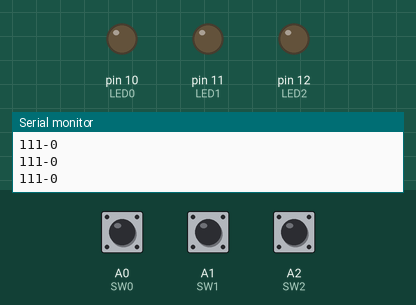
The sketch below on a simulated Arduino Uno, built with avr-gcc and run on an emulated ATmega328P. Parts: output pins drawn as LEDs (lit = HIGH), the last lines printed to the serial monitor. Dashed ring = blinking. The test bench sets the inputs (shaded band); at power-on: A0 (SW0) HIGH, A1 (SW1) HIGH, A2 (SW2) HIGH.

Above: at 1.2 s.
1.3 s: A0 (SW0) pulled LOW for 1 s
At 1.67 s:
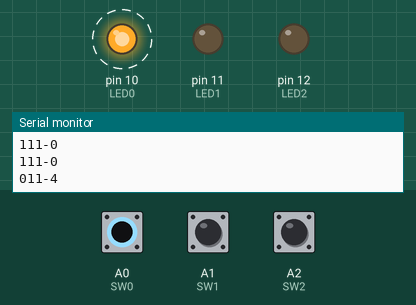
3.8 s: A1 (SW1) pulled LOW for 3.2 s
At 8.2 s:
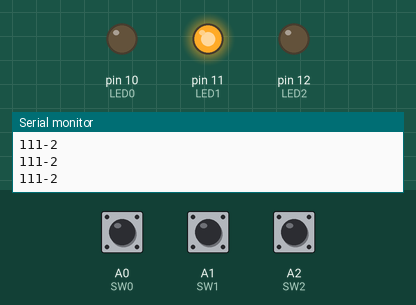
8.5 s: A2 (SW2) pulled LOW for 0.15 s
At 9.3 s:
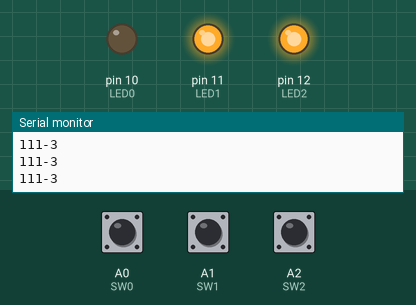
10.2 s: A0 (SW0) pulled LOW for 0.15 s
At 11.6 s:
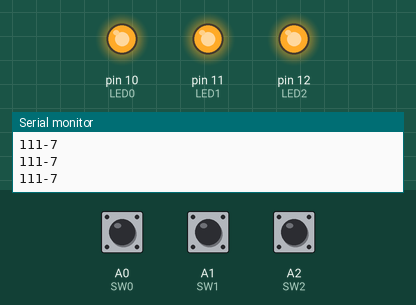
11.9 s: A1 (SW1) pulled LOW for 0.15 s
At 13.1 s:
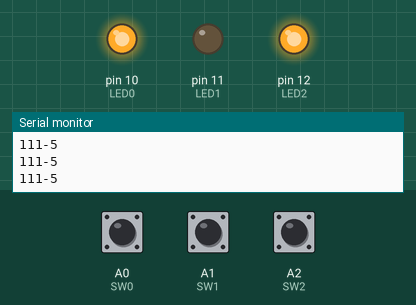
13.6 s: A0 (SW0) pulled LOW for 0.15 s
At 14.3 s:
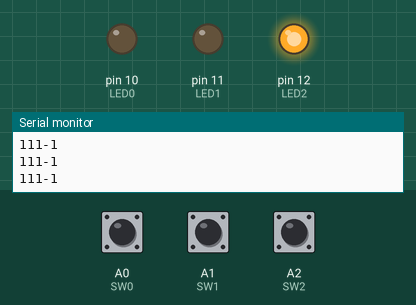
Timing chart, 0 to 16.3 s (numbered marks = the images above; inputs shaded):
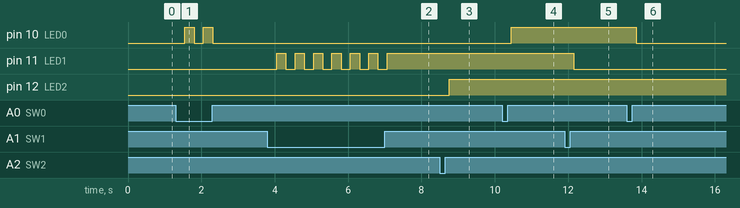

The sketch:

remote_control.ino
```cpp
#include <SoftwareSerial.h>
#define LED0 10
#define LED1 11
#define LED2 12

#define SW0 A0
#define SW1 A1
#define SW2 A2

bool sw_status[3]={0,0,0};
bool led_status[3]={false,false,false};
String sw_values[8]={"000","001","010","011","100","101","110","111"};
String pattern = "000";
int code = 0;

/*
 *   000 = 0
 *   001 = 1
 *   010 = 2
 *   011 = 3
 *   100 = 4
 *   101 = 5
 *   110 = 6
 *   111 = 7
 *
 */

SoftwareSerial HC12(8,9);

void setup() {
  pinMode(SW0, INPUT_PULLUP);
  pinMode(SW1, INPUT_PULLUP);
  pinMode(SW2, INPUT_PULLUP);
  pinMode(LED0, OUTPUT);
  pinMode(LED1, OUTPUT);
  pinMode(LED2, OUTPUT);

  HC12.begin(1200);
  Serial.begin(9600);
}


void switch_pattern(){
  if(sw_status[0] == 0){
    led_status[0] = !led_status[0];
  }
  if(sw_status[1] == 0){
    led_status[1] = !led_status[1];
  }
  if(sw_status[2] == 0){
    led_status[2] = !led_status[2];
  }
  delay(250);
}


void loop() {
  sw_status[0] = digitalRead(SW0);
  sw_status[1] = digitalRead(SW1);
  sw_status[2] = digitalRead(SW2);

  if(sw_status[0] == 0 || sw_status[1] == 0 || sw_status[2] == 0){
    switch_pattern();
  }
  digitalWrite(LED0,led_status[0]);
  digitalWrite(LED1,led_status[1]);
  digitalWrite(LED2,led_status[2]);

  pattern = String(led_status[0])+String(led_status[1])+String(led_status[2]);
  for(code=0; code<8 ; code++){
    if(sw_values[code] == pattern){
      break;
    }
  }

  Serial.print(String(sw_status[0])+String(sw_status[1])+String(sw_status[2]));
  Serial.print("-");
  Serial.println(code);
  HC12.print(code);

}
```

Measured:
- after the input at 1.3 s, pin 10 (LED0): alternates HIGH for 0.25 s and LOW for 0.25 s, 4 changes in all, then stays LOW, starting after 0.25 s
- after the input at 3.8 s, pin 11 (LED1): alternates HIGH for 0.25 s and LOW for 0.25 s, 13 changes in all, then stays HIGH, starting after 0.25 s
- after the input at 8.5 s, pin 12 (LED2): LOW → HIGH after 0.25 s
- after the input at 10.2 s, pin 10 (LED0): LOW → HIGH after 0.25 s
- after the input at 11.9 s, pin 11 (LED1): HIGH → LOW after 0.26 s
- after the input at 13.6 s, pin 10 (LED0): HIGH → LOW after 0.25 s
